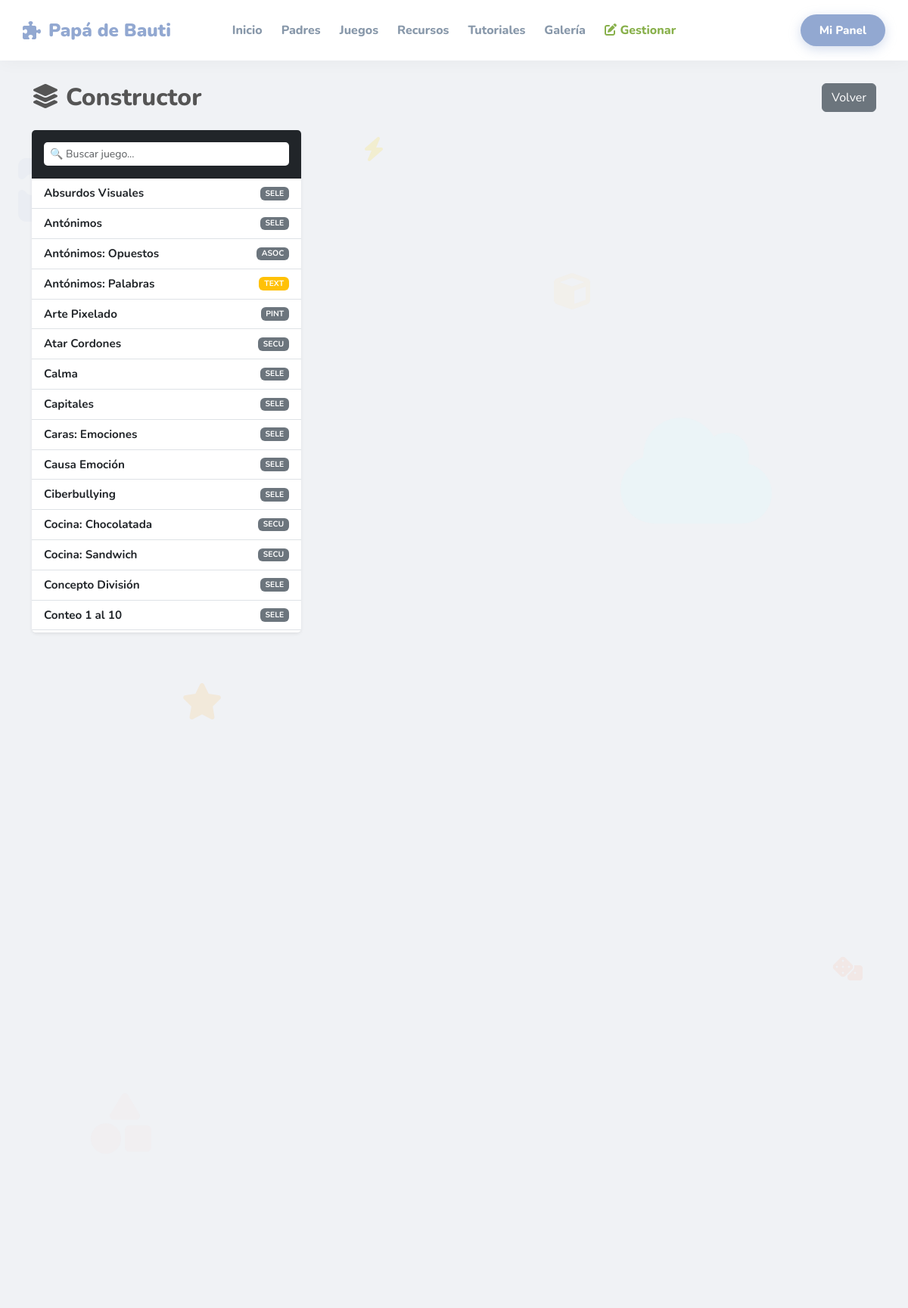
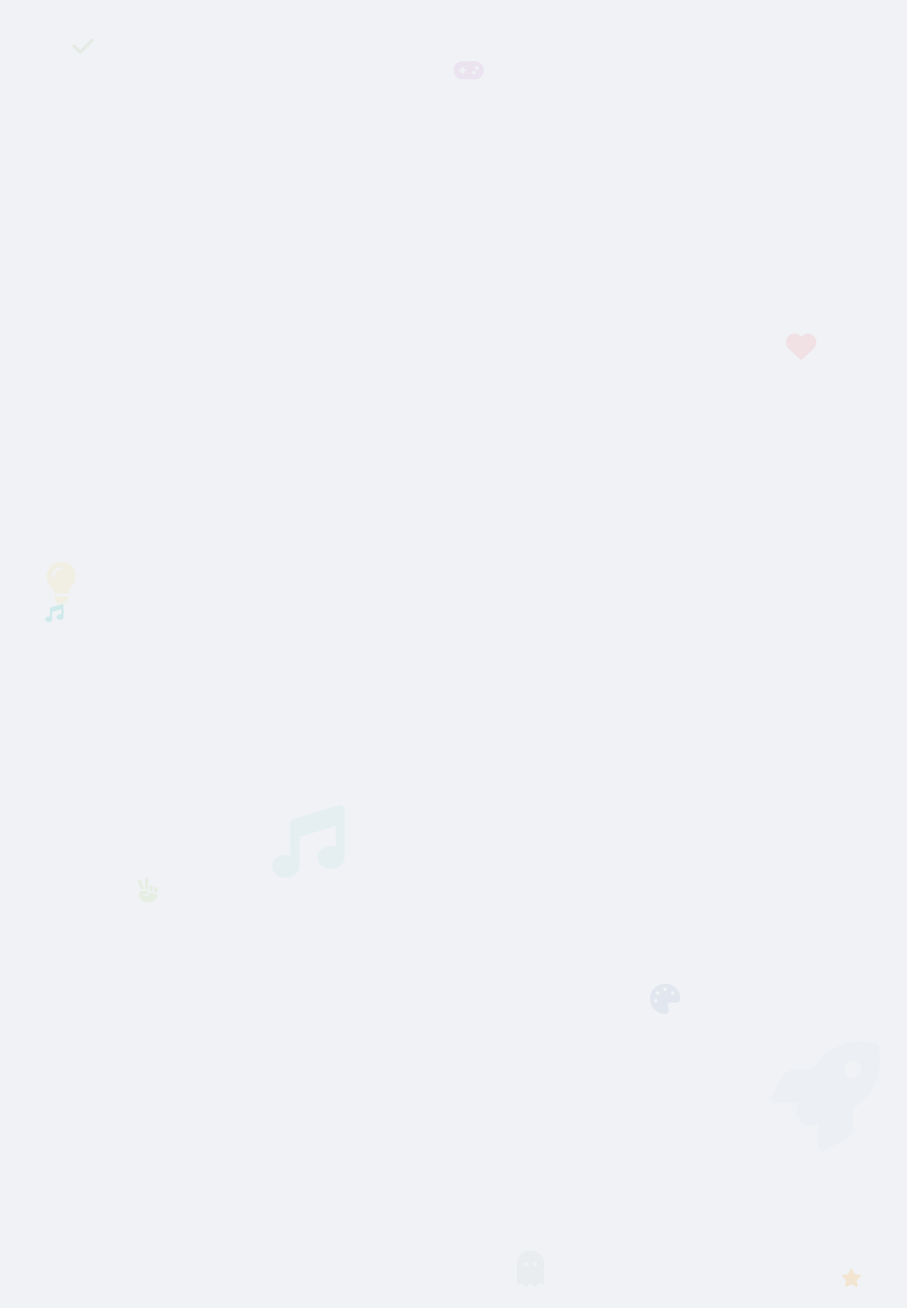
Screenshot of /gestionar_contenido.php (signed in) with the database file from the repository (2 pictures, top to bottom).
### tables this page shows
CREATE TABLE `juegos` (
  `id` int(11) NOT NULL,
  `titulo` varchar(100) NOT NULL,
  `descripcion` text DEFAULT NULL,
  `id_categoria` int(11) NOT NULL,
  `id_motor` int(11) NOT NULL,
  `imagen_portada` varchar(100) DEFAULT 'default.jpg',
  `configuracion` text DEFAULT NULL,
  `activo` tinyint(1) DEFAULT 1,
  `tipo_juego` enum('seleccion','memoria','secuencia','pintura','asociacion','texto_drag') DEFAULT 'seleccion',
  `edad_min` int(11) DEFAULT 3,
  `edad_max` int(11) DEFAULT 99
);

### gestionar_contenido.php (the view, shortened to what this page needs)
<?php
require '../includes/db_connect.php';
$id_juego = isset($_GET['id_juego']) ? intval($_GET['id_juego']) : 0;
?>
<!DOCTYPE html>
<html lang="es">
<head>
    <link href="https://cdn.jsdelivr.net/npm/bootstrap@5.3.0/dist/css/bootstrap.min.css" rel="stylesheet">
    <link rel="stylesheet" href="https://cdnjs.cloudflare.com/ajax/libs/font-awesome/6.4.0/css/all.min.css">
</head>
<body style="background-color: #f0f2f5;">
<?php include '../includes/header.php'; ?>
<div class="container" style="margin-top: 30px; margin-bottom: 50px;">
    <div class="d-flex justify-content-between align-items-center mb-4">
        <h2 style="color:#555; margin:0;"><i class="fa-solid fa-layer-group"></i> Constructor</h2>
        <a href="panel.php" class="btn btn-secondary">Volver</a>
    </div>
    <div class="row">
        <div class="col-md-4 mb-4">
            <div class="card shadow-sm border-0">
                <div class="card-header bg-dark text-white p-3">
                    <input type="text" id="searchGames" class="form-control form-control-sm" placeholder="🔍 Buscar juego..." style="border:none; border-radius:5px;">
                </div>
                <div class="list-group list-group-flush" id="gamesList" style="max-height:600px; overflow-y:auto;">
                    <?php
                    $js = $conn->query("SELECT * FROM juegos ORDER BY titulo ASC");
                    while($j = $js->fetch_assoc()):
                        $act = ($j['id']==$id_juego)?'active':'';
                        $tipo = substr($j['tipo_juego'],0,4);
                        $bg = ($j['tipo_juego']=='texto_drag') ? 'warning' : 'secondary';
                    ?>
                        <a href="?id_juego=<?php echo $j['id']; ?>" class="list-group-item list-group-item-action <?php echo $act; ?> game-item">
                            <div class="d-flex w-100 justify-content-between align-items-center">
                                <span class="fw-bold game-title" style="font-size:0.95rem;"><?php echo $j['titulo']; ?></span>
                                <span class="badge bg-<?php echo $bg; ?>" style="font-size:0.65rem; text-transform:uppercase;"><?php echo $tipo; ?></span>
                            </div>
                        </a>
                    <?php endwhile; ?>
                </div>
            </div>
        </div>
        <div class="col-md-8">
        </div>
    </div>
</div>
</body>
</html>

### estilos.css (style rules this page uses)
:root { --color-fondo: #fdfbf7; --color-primario: #92A8D1; --color-secundario: #7FA1C3; --color-texto: #4A4A4A; --color-acento: #88B04B; }

### header.php (style rules this page uses)
:root { --p-azul: #92A8D1; --p-rosa: #F7CAC9; --p-verde: #88B04B; --p-naranja: #FFB347; --p-teal: #4ECDC4; --color-fondo: #fdfbf7; }
body { font-family: 'Nunito', sans-serif; background-color: var(--color-fondo); color: #666; padding-top: 80px; margin: 0; overflow-x: hidden; }
h1, h2, h3, h4, .btn-grande, .nav-link { font-weight: 800 !important; }

### rows the page displays
juegos: titulo "Absurdos Visuales", tipo_juego "SELE"
juegos: titulo "Antónimos", tipo_juego "SELE"
juegos: titulo "Antónimos: Opuestos", tipo_juego "ASOC"
juegos: titulo "Antónimos: Palabras", tipo_juego "TEXT"
juegos: titulo "Arte Pixelado", tipo_juego "PINT"
juegos: titulo "Atar Cordones", tipo_juego "SECU"
juegos: titulo "Calma", tipo_juego "SELE"
juegos: titulo "Capitales", tipo_juego "SELE"
juegos: titulo "Caras: Emociones", tipo_juego "SELE"
juegos: titulo "Causa Emoción", tipo_juego "SELE"
juegos: titulo "Ciberbullying", tipo_juego "SELE"
juegos: titulo "Cocina: Chocolatada", tipo_juego "SECU"
juegos: titulo "Cocina: Sandwich", tipo_juego "SECU"
juegos: titulo "Concepto División", tipo_juego "SELE"
juegos: titulo "Conteo 1 al 10", tipo_juego "SELE"
